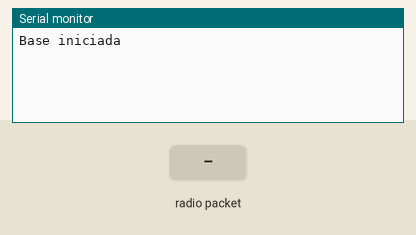
The sketch below on a simulated Arduino Uno, built with avr-gcc and run on an emulated ATmega328P. Shown: the last lines printed to the serial monitor. The test bench sets the inputs (shaded band). No radio packets arrive unless stated.

Above: at 1.2 s.
1.3 s: radio packet "1" arrives
At 2.5 s:
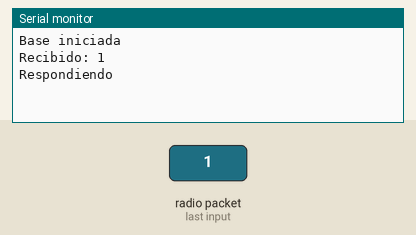
2.8 s: radio packet "0" arrives
At 3.9 s:
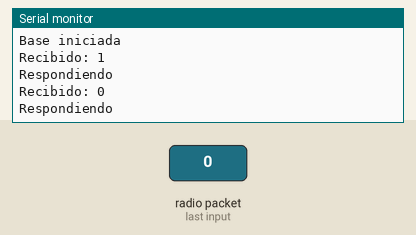
4.3 s: radio packet "2" arrives
At 5.0 s:
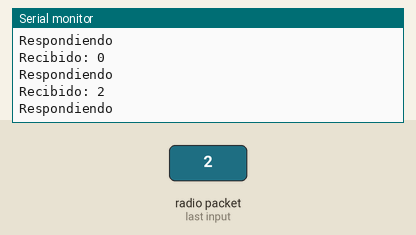

The sketch:

RfEmisor.ino
```cpp
/*
  Capitulo 51 de Arduino desde cero en Español.
  Programa que ejecuta la seccion Base de un enlace RF con los modulos NRF24L01
  Recibe un texto desde el extremo Remoto y muestra en monitor serie, luego envia
  un texto de respuesta.
  Requiere instalar libreria RadioHead

  Autor: bitwiseAr

*/

// Primer programa lado Base

#include <SPI.h>  // incluye libreria SPI para comunicacion con el modulo
#include <RH_NRF24.h> // incluye la seccion NRF24 de la libreria RadioHead

RH_NRF24 nrf24;   // crea objeto con valores por defecto para bus SPI
      // y pin digital numero 8 para CE
void setup()
{
  Serial.begin(9600);   // inicializa monitor serie a 9600 bps
  if (!nrf24.init())    // si falla inicializacion de modulo muestra texto
    Serial.println("fallo de inicializacion");
  if (!nrf24.setChannel(2)) // si falla establecer canal muestra texto
    Serial.println("fallo en establecer canal");
  if (!nrf24.setRF(RH_NRF24::DataRate250kbps, RH_NRF24::TransmitPower0dBm)) // si falla opciones
    Serial.println("fallo en opciones RF");             // RF muestra texto

    Serial.println("Base iniciada");  // texto para no comenzar con ventana vacia
}

void loop()
{
  if (nrf24.available())      // si hay informacion disponible
  {
    uint8_t buf[RH_NRF24_MAX_MESSAGE_LEN];  // buffer con longitud maxima de 32 bytes
    uint8_t len = sizeof(buf);      // obtiene longitud de la cadena
    if (nrf24.recv(buf, &len))      // si hay informacion valida en el buffer
    {
      Serial.print("Recibido: ");   // muestra texto
      Serial.println((char*)buf);   // muestra contenido del buffer

      uint8_t data[] = "Hola amigo remoto"; // se almacena texto a enviar
      nrf24.send(data, sizeof(data));   // envia texto
      nrf24.waitPacketSent();     // espera hasta realizado el envio
      Serial.println("Respondiendo");   // muestra texto
    }
    else          // si falla la recepcion
    {
      Serial.println("fallo en recepcion"); // muestra texto
    }
  }
}
```

Measured:
- after the input at 1.3 s, the serial monitor: prints a new line at once (image 1)
- after the input at 2.8 s, the serial monitor: prints a new line at once (image 2)
- after the input at 4.3 s, the serial monitor: prints a new line at once (image 3)
